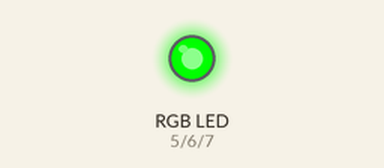
Recording of a sketch running on a simulated Arduino Uno, built with avr-gcc and run on an emulated ATmega328P. Parts: an RGB LED mixed from three pins (HIGH = lit).

Above: at 0.5 s.
At 1.5 s:
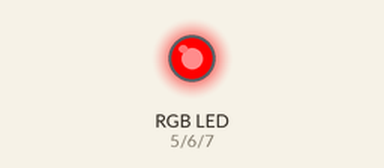
At 5.5 s:
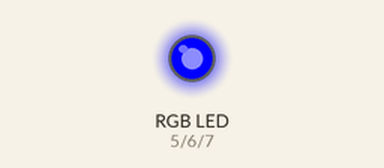
Timing chart, 0 to 6.9 s (numbered marks = the images above):
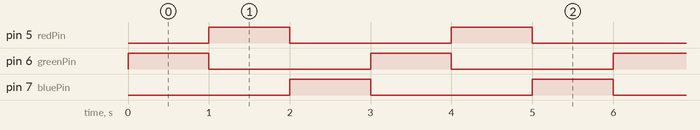

The sketch:

trinket_rgb_led.ino
```cpp
/*

*/

int redPin = 5;
int greenPin = 6;
int bluePin = 7;


void setup()
{
  pinMode(redPin, OUTPUT);
  pinMode(greenPin, OUTPUT);
  pinMode(bluePin, OUTPUT);
}

void loop()
{


    setColor(0, 255, 0);  // red
    delay(1000);

    setColor(255, 0, 0);  // green
    delay(1000);

    setColor(0, 0, 255);  //blue
    delay(1000);

}

void setColor(int red, int green, int blue)
{

  analogWrite(redPin, red);
  analogWrite(greenPin, green);
  analogWrite(bluePin, blue);
}
```

Measured:
- by itself, pin 5 (redPin), pin 6 (greenPin), pin 7 (bluePin): alternates HIGH for 1.0 s and LOW for 2.0 s
- by itself, everything shown: repeats every 3.0 s, in 3 steps
